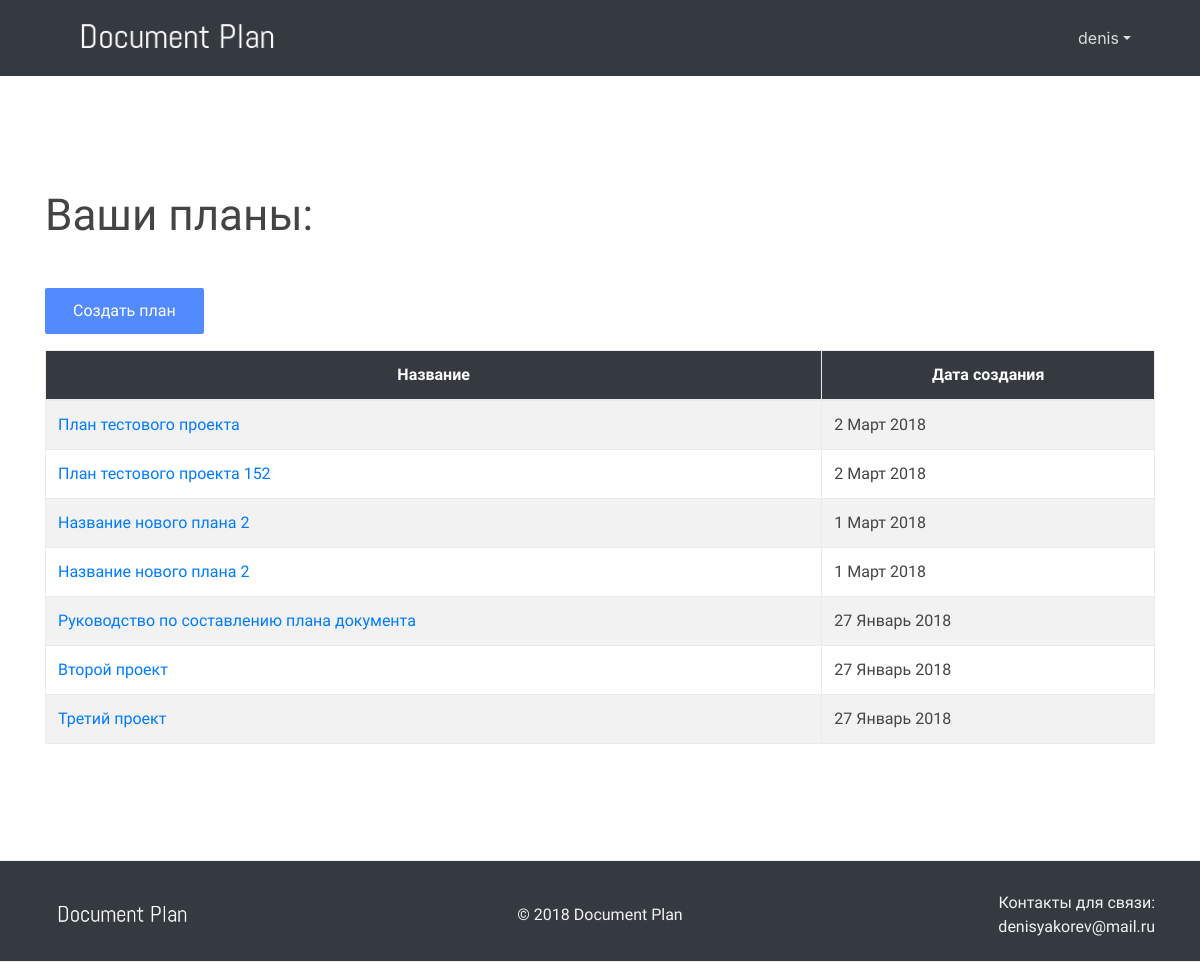
/accounts/profile/ (signed in), run on the app's committed database.
### doc_plan/models.py (models this page shows, shortened)
class Project(models.Model):
    name = models.CharField(max_length=200, verbose_name=_("название проекта"))
    aim_action = models.TextField(blank=True, verbose_name=_("действие"))
    aim_auditory = models.TextField(blank=True, verbose_name=_("аудитория"))
    aim_content = models.TextField(blank=True, verbose_name=_("содержание"))
    reaction_action = models.TextField(blank=True, verbose_name=_("реакция"))
    reaction_standart = models.TextField(blank=True, verbose_name=_("стандарт"))
    auditory_duty = models.TextField(blank=True, verbose_name=_("обязанности"))
    auditory_knowledge = models.TextField(blank=True, verbose_name=_("знания"))
    auditory_demography = models.TextField(blank=True, verbose_name=_("демография"))
    auditory_relations = models.TextField(blank=True, verbose_name=_("отношения"))
    auditory_environment = models.TextField(blank=True, verbose_name=_("окружение"))
    auditory_resume = models.TextField(blank=True, verbose_name=_("выводы"))
    question_actions = models.TextField(blank=True, verbose_name=_("процедуры"))
    question_knowledges = models.TextField(blank=True, verbose_name=_("знания"))
    chapters_order = models.ManyToManyField("Chapter", through="ChapterOrder", blank=True, verbose_name=_("разделы"), related_name='chapters_order')
    created_at = models.DateField(auto_now_add=True)
    created_by = models.ForeignKey(User, on_delete=models.CASCADE)
    objects = PlanManager()
    def __str__(self):
        return self.name
    def get_url(self):
        return reverse('view_plan', args=[self.id])
    class Meta:
        verbose_name = _("проект")
        verbose_name_plural = _("проекты")
        ordering = ["-created_at"]

### doc_plan/views.py (the view)
# urls.py: path('accounts/profile/', login_required(ProjectListView.as_view()), name="projects"),
class ProjectListView(ListView, PlanContextMixin):
    model = Project
    context_object_name = 'plans'
    template_name = 'plan/plans.html'
    paginate_by = 10
    def get_queryset(self):
        queryset = Project.objects.filter(created_by=self.request.user)
        return queryset

### doc_plan/utils.py (called while the page is built, shortened)
def add_plan_data(request, context= {}, plan_id= None):
	if not plan_id:
		return context

### doc_plan/views.py (called while the page is built)
    def get_context_data(self, **kwargs):
        context = super(PlanContextMixin, self).get_context_data(**kwargs)
        try:
            context = add_plan_data(self.request, context=context, plan_id=context['plan_id'])
        except KeyError:
            context = add_plan_data(self.request, context=context)
        context['plan_creation_url'] = reverse('plan_creation')
        context['new_plan_url'] = reverse('edit_plan', args=['new'])
        return context

### doc_plan/templates/plan/plans.html (shortened to what this page needs)
{% extends "base.html" %}
{% load static %}
{% load i18n %}
{% block content %}
<div class="fdb-block 6">
    <div class="container">
        {% if object_list %}
        <div class="row">
                <div class="col-lg-12">
                    <h1 class="page-header">{% trans "ваши планы:"|capfirst %}</h1>
                </div>
            </div>
            <div class="row">
                <div class="col-lg-12">
                    <div class="panel panel-default">
                        <p class="mt-5 mt-sm-4">
                          <a class="btn" href="{{new_plan_url}}">{% trans "создать план"|capfirst %}</a>
                        </p>
                        <div class="panel-body">
                            <table width="100%" class="table table-striped table-bordered table-hover" id="projects">
                                <thead>
                                    <tr>
                                        <th width="70%">{% trans "название"|capfirst %}</th>
                                        <th width="30%">{% trans "дата создания"|capfirst %}</th>
                                    </tr>
                                </thead>
                                <tbody>
                                    {% for plan in object_list %}
                                        {% if forloop.counter|divisibleby:"2" %}
                                            <tr class="odd">
                                        {% else %}
                                            <tr class="even">
                                        {% endif %}
                                                <td><a href="{{plan.get_url}}">{{ plan }}</td>
                                                <td>{{ plan.created_at|date:"j F Y" }}</td>
                                            </tr>
                                    {% endfor %}
                                </tbody>
                            </table>
                        </div>
                    </div>
                </div>
            </div>
        {% endif %}
    </div>
</div>
{% endblock %}

### document_plan/templates/header.html (shortened to what this page needs)
{% load static %}
{% load i18n %}
<header class="bg-dark">
    <div class="container">
      <nav class="navbar navbar-expand-md no-gutters">
        <div class="col-3 text-left">
          <a href="/docplan/">
            <img src="{% static "/imgs/logo.png" %}" height="60" alt="image">
          </a>
        </div>
        <div class="collapse navbar-collapse navbar-collapse-4 justify-content-center col-md-6" id="navbarNav7">
        </div>
         <div class="collapse navbar-collapse navbar-collapse-4">
           <ul class="navbar-nav ml-auto justify-content-end">
        {% if not user.is_authenticated %}
            <li class="nav-item">
              <a class="nav-link" href="/accounts/login/">{% trans 'войти'|capfirst %}</a>
            </li>
            <li class="nav-item">
              <a class="nav-link" href="/accounts/signup/">{% trans 'регистрация'|capfirst %}</a>
            </li>
          </ul>
        </div>
        {% else %}
            <li class="nav-item dropdown">
              <a class="nav-link dropdown-toggle" data-toggle="dropdown" href="#" role="button" aria-haspopup="true" aria-expanded="false">{{ user.username }}</a>
            </li>
          </ul>
        </div>
        {% endif %}
      </nav>
    </div>
  </header>

### doc_plan/static/css/froala_blocks.css (style rules this page uses)
.btn { padding: 9px 26px; background-color: #528bff; color: #FFF; display: inline-block; box-sizing: border-box; -moz-box-sizing: border-box; -webkit-box-sizing: border-box; text-decoration: none; border: solid 2px #528bff; border-radius: 2px; -moz-border-radius: 2px; -webkit-border-radius: 2px; }
.fdb-block { font-family: 'Roboto', sans-serif; font-size: 16px; line-height: 1.5; -webkit-font-smoothing: antialiased; -moz-osx-font-smoothing: grayscale; text-rendering: optimizelegibility; padding: 100px 0; color: #444444; position: relative; background-size: cover; background-position: center; overflow: hidden; background-color: #FFFFFF; }
.fdb-block h1, .fdb-block .text-h1 { font-size: 2.75rem; margin-bottom: .5em; margin-top: .3em; font-weight: 400; }
header { background-color: #FFFFFF; }
header .navbar-nav a.nav-link { color: #777; }
header.bg-dark .navbar-nav a.nav-link { color: #dcdcdc; }
.bg-dark { background-color: #2d313c; color: #f2f2f2; }

### doc_plan/static/css/docplan.css (style rules this page uses)
html { position: relative; min-height: 100%; }
body { margin-bottom: 101px; }
th { background-color: #343A40; color: white; text-align: center; }

### document_plan/templates/base.html (style rules this page uses)
.fdb-block { border-bottom: solid 1px #EEE; }

### data on the page
Project: name "План тестового проекта", created_at "2 Март 2018"
Project: name "План тестового проекта 152", created_at "2 Март 2018"
Project: name "Название нового плана 2", created_at "1 Март 2018"
Project: name "Название нового плана 2", created_at "1 Март 2018"
Project: name "Руководство по составлению плана документа", created_at "27 Январь 2018"
Project: name "Второй проект", created_at "27 Январь 2018"
Project: name "Третий проект", created_at "27 Январь 2018"

### other printed values
{{ user.username }} "denis"
